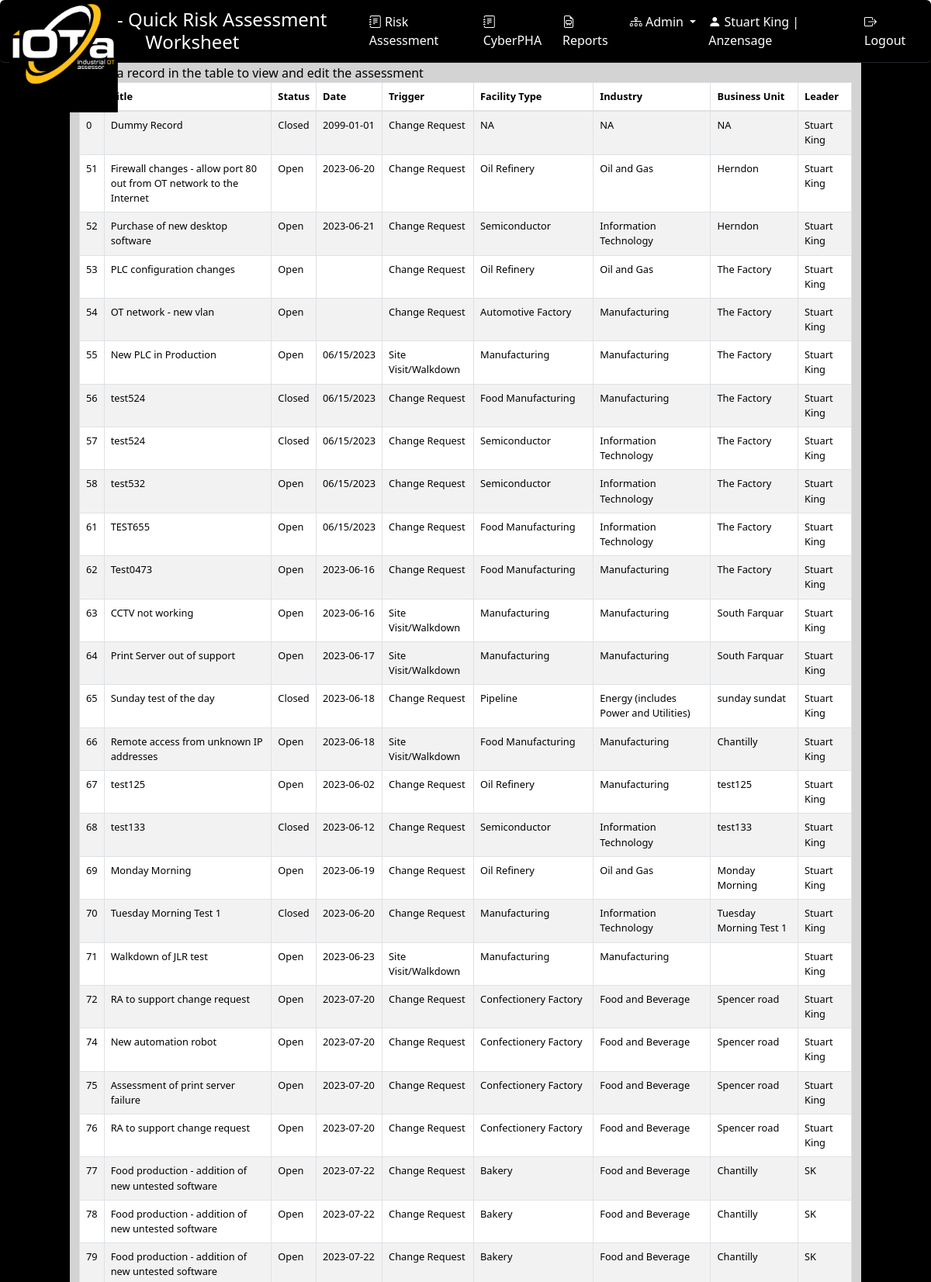
The page /OTRisk/qraw (signed in, upper part) on the database its author committed.
### accounts/models.py (models this page shows, shortened)
class UserProfile(models.Model):
    user = models.OneToOneField(User, on_delete=models.CASCADE)
    organization = models.ForeignKey(Organization, on_delete=models.CASCADE)
    must_change_password = models.BooleanField(default=True)
    class Meta:
        db_table = 'userprofile'
        managed = True

class Organization(models.Model):
    id = models.AutoField(primary_key=True)
    name = models.CharField(max_length=255)
    address = models.TextField(null=True, blank=True)
    subscription_type = models.ForeignKey(SubscriptionType, on_delete=models.SET_NULL, null=True, blank=True)
    subscription_status = models.BooleanField(default=False)
    subscription_start = models.DateField(null=True, blank=True)
    subscription_end = models.DateField(null=True, blank=True)
    class Meta:
        db_table = 'organization'
        managed = True

### OTRisk/models/raw.py (models this page shows)
class RAWorksheet(models.Model):
    ID = models.AutoField(primary_key=True)
    RATitle = models.CharField(max_length=255)
    RADescription = models.CharField(max_length=255)
    RADate = models.CharField(max_length=255)
    RASynopsis = models.CharField(max_length=255)
    UserID = models.IntegerField()
    STATUS_CHOICES = [
        ("Open","Open"),
        ("Closed", "Closed"),
    ]
    StatusFlag = models.CharField(max_length=5, choices=STATUS_CHOICES, default='Open')
    RATrigger = models.CharField(max_length=25)
    AssessorName = models.CharField(max_length=50)
    BusinessUnit = models.CharField(max_length=50)
    BusinessUnitType = models.CharField(max_length=50)
    EmployeeCount = models.IntegerField(null=True, default=0)
    RegulatoryOversight = models.CharField(max_length=5)
    WalkdownID = models.IntegerField()
    industry = models.CharField(max_length=30)
    cyberPHAID = models.IntegerField(default=0)
    organization = models.ForeignKey(Organization, on_delete=models.CASCADE)
    revenue = models.IntegerField()
    insurance = models.IntegerField()
    deductable = models.IntegerField()
    class Meta:
        db_table = 'tblRAWorksheet'

### OTRisk/raw_views.py (the view, shortened to what this page needs)
# urls.py: path('qraw', views.qraw, name='qraw'),
@login_required()
def qraw(request):
    org_id = get_user_organization_id(request)
    raws = RAWorksheet.objects.filter(organization_id=org_id)
    facilities = FacilityType.objects.all().order_by('FacilityType')
    industries = tblIndustry.objects.all().order_by('Industry')
    threatsources = tblThreatSources.objects.all().order_by('ThreatSource')
    mitreTactics = MitreICSTactics.objects.all().order_by('tactic')
    mitreMitigations = MitreICSMitigations.objects.all().order_by('id')
    scenarios = tblScenarios.objects.all().order_by('Scenario')
    user_ip = request.META.get('REMOTE_ADDR', '')
    user_action = "qraw"
    write_to_audit(request.user.id, user_action, user_ip)
    return render(request, 'qraw.html',
                  {'raws': raws,
                   'facilities': facilities,
                   'industries': industries,
                   'threatsources': threatsources,
                   'mitreTactics': mitreTactics,
                   'mitreMitigations': mitreMitigations,
                   'scenarios': scenarios})

### OTRisk/dashboard_views.py (called while the page is built)
def get_user_organization_id(request):
    user_profile = UserProfile.objects.get(user=request.user)
    request.session['user_organization'] = user_profile.organization.id
    return user_profile.organization.id

### OTRisk/raw_views.py (called while the page is built)
def write_to_audit(user_id, user_action, user_ip):
    auditlog_entry = auditlog(userID=user_id, timestamp=timezone.now(), user_action=user_action, user_ipaddress=user_ip)
    auditlog_entry.save()

### OTRisk/templates/OTRisk/qraw.html (shortened to what this page needs)
{% load static %}
<!DOCTYPE html>
<html lang="">
<head>
<link rel="stylesheet" href="https://stackpath.bootstrapcdn.com/bootstrap/4.1.1/css/bootstrap.min.css">
<link rel="stylesheet" href="https://cdnjs.cloudflare.com/ajax/libs/bootstrap-select/1.13.1/css/bootstrap-select.min.css">
<link href="https://cdn.jsdelivr.net/npm/bootstrap-icons@1.7.1/font/bootstrap-icons.css" rel="stylesheet">
    <link rel="stylesheet" href="https://cdn.datatables.net/1.10.2/css/jquery.dataTables.min.css">
    <link href="https://cdn.jsdelivr.net/npm/select2@4.1.0-beta.1/dist/css/select2.min.css" rel="stylesheet" />
{% load django_bootstrap5 %}
 {% bootstrap_css %}
</head>
<body>
<nav class="navbar navbar-expand-lg navbar-scroll fixed-top shadow-0 border-bottom border-dark rounded">
  <div class="container-fluid d-flex justify-content-between">
   <a class="navbar-brand" href="{% url 'OTRisk:dashboardhome' %}"><img src="/static/images/logo1-2.jpg" style="height: 140px; width: 140px" class="navbar-logo" alt="">  </a>
      <h4 class="my-auto text-center flex-grow-1"><font color="white">QRAW - Quick Risk Assessment Worksheet</font></h4>
    <div class="collapse navbar-collapse" id="navbarSupportedContent">
      <ul class="navbar-nav ms-auto">
        <li class="nav-item">
          <a class="nav-link" href="{% url 'OTRisk:qraw' %}"><i class="bi bi-journal-text"></i> Risk Assessment</a>
        </li>
        <li class="nav-item">
          <a class="nav-link" href="{% url 'OTRisk:iotaphamanager' %}"><i class="bi bi-journal-text"></i> CyberPHA</a>
        </li>
        <li class="nav-item">
          <a class="nav-link" href="#" tabindex="-1" ><i class="bi-file-earmark-easel"></i> Reports</a>
        </li>
                <li class="nav-item dropdown">
            <a class="nav-link dropdown-toggle" href="#" id="navbarDropdown" role="button" data-bs-toggle="dropdown" aria-expanded="false">
                <i class="bi bi-diagram-3"></i> Admin
              </a>
        </li>
        <li class="nav-item">
            <a class="nav-link" href="{% url 'accounts:profile' %}">
                <i class="bi bi-person-fill"></i> {{ user.first_name }} {{ user.last_name }} | {{ user.userprofile.organization.name }}
            </a>
        </li>
          <li class="nav-item">
            <a class="nav-link" href="{% url 'logout' %}">
                <i class="bi bi-box-arrow-right"></i> Logout
            </a>
        </li>
      </ul>
    </div>
  </div>
</nav>
<form name="frmRAW" id="frmRAW" method="POST" action="{% url 'OTRisk:qraw' %}">
<div class="row">
        <div class="col-md-1 "></div>
        <div class="col-md-10 ">
       </div>
        <div class="col-md-1 "></div>
    </div>
<div class="row">
    <div class="col-md-1 bg-black"></div>
    <div class="col-md-10 custom-bg">
        <br><br><br>
        <label for="rawtable" class="form-label">Select a record in the table to view and edit the assessment</label>
        <table id="rawtable" class="table table-striped table-bordered small-font">
        <thead>
            <tr>
                <th>ID</th>
                <th>Title</th>
                <th>Status</th>
                <th>Date</th>
                <th>Trigger</th>
                <th>Facility Type</th>
                <th>Industry</th>
                <th>Business Unit</th>
                <th>Leader</th>
            </tr>
        </thead>
        <tbody>
            {% for raws in raws %}
                <tr
                    data-revenue="{{ raws.revenue }}"
                    data-insurance="{{ raws.insurance }}"
                    data-deductable="{{ raws.deductable }}">
                    <td>{{ raws.ID }}</td>
                    <td>{{ raws.RATitle }}</td>
                    <td>{{ raws.StatusFlag }}</td>
                    <td>{{ raws.RADate }}</td>
                    <td>{{ raws.RATrigger }}</td>
                    <td>{{ raws.BusinessUnitType }}</td>
                    <td>{{ raws.industry }}</td>
                    <td>{{ raws.BusinessUnit }}</td>
                    <td>{{ raws.AssessorName }}</td>
                </tr>
            {% endfor %}
        </tbody>
        </table>
    </div>
    <div class="col-md-1 bg-black"></div>
</div>
</form>
</body>
</html>

### OTRisk/templates/OTRisk/qraw.html (style rules this page uses)
.small-font { font-size: 0.8rem; }
.navbar-scroll .nav-link, .navbar-scroll .navbar-toggler-icon, .navbar-scroll .navbar-brand { color: #ffffff; }
.navbar-scroll { background-color: #000000; text-decoration-color: #FFFFFF; }
.navbar-scrolled .nav-link, .navbar-scrolled .navbar-toggler-icon, .navbar-scroll .navbar-brand { color: #262626; }
.navbar-logo { position: absolute; top: 5px; left: 5; height: 100px; z-index: 10; }
.custom-bg { background-color: lightgrey; }
.form-label { border: none; background-color: transparent; outline: none; cursor: default; font-weight: normal; color: black; padding: 0; margin: 0; }

### rows shown on the page
RAWorksheet: ID "0", RATitle "Dummy Record", StatusFlag "Closed", RADate "2099-01-01", RATrigger "Change Request", BusinessUnitType "NA", industry "NA", BusinessUnit "NA", AssessorName "Stuart King"
RAWorksheet: ID "51", RATitle "Firewall changes - allow port 80 out from OT network to the Internet", StatusFlag "Open", RADate "2023-06-20", RATrigger "Change Request", BusinessUnitType "Oil Refinery", industry "Oil and Gas", BusinessUnit "Herndon", AssessorName "Stuart King"
RAWorksheet: ID "52", RATitle "Purchase of new desktop software", StatusFlag "Open", RADate "2023-06-21", RATrigger "Change Request", BusinessUnitType "Semiconductor", industry "Information Technology", BusinessUnit "Herndon", AssessorName "Stuart King"
RAWorksheet: ID "53", RATitle "PLC configuration changes", StatusFlag "Open", RATrigger "Change Request", BusinessUnitType "Oil Refinery", industry "Oil and Gas", BusinessUnit "The Factory", AssessorName "Stuart King"
RAWorksheet: ID "54", RATitle "OT network - new vlan", StatusFlag "Open", RATrigger "Change Request", BusinessUnitType "Automotive Factory", industry "Manufacturing", BusinessUnit "The Factory", AssessorName "Stuart King"
RAWorksheet: ID "55", RATitle "New PLC in Production", StatusFlag "Open", RADate "06/15/2023", RATrigger "Site Visit/Walkdown", BusinessUnitType "Manufacturing", industry "Manufacturing", BusinessUnit "The Factory", AssessorName "Stuart King"
RAWorksheet: ID "56", RATitle "test524", StatusFlag "Closed", RADate "06/15/2023", RATrigger "Change Request", BusinessUnitType "Food Manufacturing", industry "Manufacturing", BusinessUnit "The Factory", AssessorName "Stuart King"
RAWorksheet: ID "57", RATitle "test524", StatusFlag "Closed", RADate "06/15/2023", RATrigger "Change Request", BusinessUnitType "Semiconductor", industry "Information Technology", BusinessUnit "The Factory", AssessorName "Stuart King"
RAWorksheet: ID "58", RATitle "test532", StatusFlag "Open", RADate "06/15/2023", RATrigger "Change Request", BusinessUnitType "Semiconductor", industry "Information Technology", BusinessUnit "The Factory", AssessorName "Stuart King"
RAWorksheet: ID "61", RATitle "TEST655", StatusFlag "Open", RADate "06/15/2023", RATrigger "Change Request", BusinessUnitType "Food Manufacturing", industry "Information Technology", BusinessUnit "The Factory", AssessorName "Stuart King"
RAWorksheet: ID "62", RATitle "Test0473", StatusFlag "Open", RADate "2023-06-16", RATrigger "Change Request", BusinessUnitType "Food Manufacturing", industry "Manufacturing", BusinessUnit "The Factory", AssessorName "Stuart King"
RAWorksheet: ID "63", RATitle "CCTV not working", StatusFlag "Open", RADate "2023-06-16", RATrigger "Site Visit/Walkdown", BusinessUnitType "Manufacturing", industry "Manufacturing", BusinessUnit "South Farquar", AssessorName "Stuart King"
RAWorksheet: ID "64", RATitle "Print Server out of support", StatusFlag "Open", RADate "2023-06-17", RATrigger "Site Visit/Walkdown", BusinessUnitType "Manufacturing", industry "Manufacturing", BusinessUnit "South Farquar", AssessorName "Stuart King"
RAWorksheet: ID "65", RATitle "Sunday test of the day", StatusFlag "Closed", RADate "2023-06-18", RATrigger "Change Request", BusinessUnitType "Pipeline", industry "Energy (includes Power and Utilities)", BusinessUnit "sunday sundat", AssessorName "Stuart King"
RAWorksheet: ID "66", RATitle "Remote access from unknown IP addresses", StatusFlag "Open", RADate "2023-06-18", RATrigger "Site Visit/Walkdown", BusinessUnitType "Food Manufacturing", industry "Manufacturing", BusinessUnit "Chantilly", AssessorName "Stuart King"
RAWorksheet: ID "67", RATitle "test125", StatusFlag "Open", RADate "2023-06-02", RATrigger "Change Request", BusinessUnitType "Oil Refinery", industry "Manufacturing", BusinessUnit "test125", AssessorName "Stuart King"
RAWorksheet: ID "68", RATitle "test133", StatusFlag "Closed", RADate "2023-06-12", RATrigger "Change Request", BusinessUnitType "Semiconductor", industry "Information Technology", BusinessUnit "test133", AssessorName "Stuart King"
RAWorksheet: ID "69", RATitle "Monday Morning", StatusFlag "Open", RADate "2023-06-19", RATrigger "Change Request", BusinessUnitType "Oil Refinery", industry "Oil and Gas", BusinessUnit "Monday Morning", AssessorName "Stuart King"
RAWorksheet: ID "70", RATitle "Tuesday Morning Test 1", StatusFlag "Closed", RADate "2023-06-20", RATrigger "Change Request", BusinessUnitType "Manufacturing", industry "Information Technology", BusinessUnit "Tuesday Morning Test 1", AssessorName "Stuart King"
RAWorksheet: ID "71", RATitle "Walkdown of JLR test", StatusFlag "Open", RADate "2023-06-23", RATrigger "Site Visit/Walkdown", BusinessUnitType "Manufacturing", industry "Manufacturing", AssessorName "Stuart King"
RAWorksheet: ID "72", RATitle "RA to support change request", StatusFlag "Open", RADate "2023-07-20", RATrigger "Change Request", BusinessUnitType "Confectionery Factory", industry "Food and Beverage", BusinessUnit "Spencer road", AssessorName "Stuart King"
RAWorksheet: ID "74", RATitle "New automation robot", StatusFlag "Open", RADate "2023-07-20", RATrigger "Change Request", BusinessUnitType "Confectionery Factory", industry "Food and Beverage", BusinessUnit "Spencer road", AssessorName "Stuart King"
RAWorksheet: ID "75", RATitle "Assessment of print server failure", StatusFlag "Open", RADate "2023-07-20", RATrigger "Change Request", BusinessUnitType "Confectionery Factory", industry "Food and Beverage", BusinessUnit "Spencer road", AssessorName "Stuart King"
RAWorksheet: ID "76", RATitle "RA to support change request", StatusFlag "Open", RADate "2023-07-20", RATrigger "Change Request", BusinessUnitType "Confectionery Factory", industry "Food and Beverage", BusinessUnit "Spencer road", AssessorName "Stuart King"
RAWorksheet: ID "77", RATitle "Food production - addition of new untested software", StatusFlag "Open", RADate "2023-07-22", RATrigger "Change Request", BusinessUnitType "Bakery", industry "Food and Beverage", BusinessUnit "Chantilly", AssessorName "SK"
RAWorksheet: ID "78", RATitle "Food production - addition of new untested software", StatusFlag "Open", RADate "2023-07-22", RATrigger "Change Request", BusinessUnitType "Bakery", industry "Food and Beverage", BusinessUnit "Chantilly", AssessorName "SK"
RAWorksheet: ID "79", RATitle "Food production - addition of new untested software", StatusFlag "Open", RADate "2023-07-22", RATrigger "Change Request", BusinessUnitType "Bakery", industry "Food and Beverage", BusinessUnit "Chantilly", AssessorName "SK"

### other values the page prints
{{ user.first_name }} "Stuart"
{{ user.last_name }} "King"
{{ user.userprofile.organization.name }} "Anzensage"
